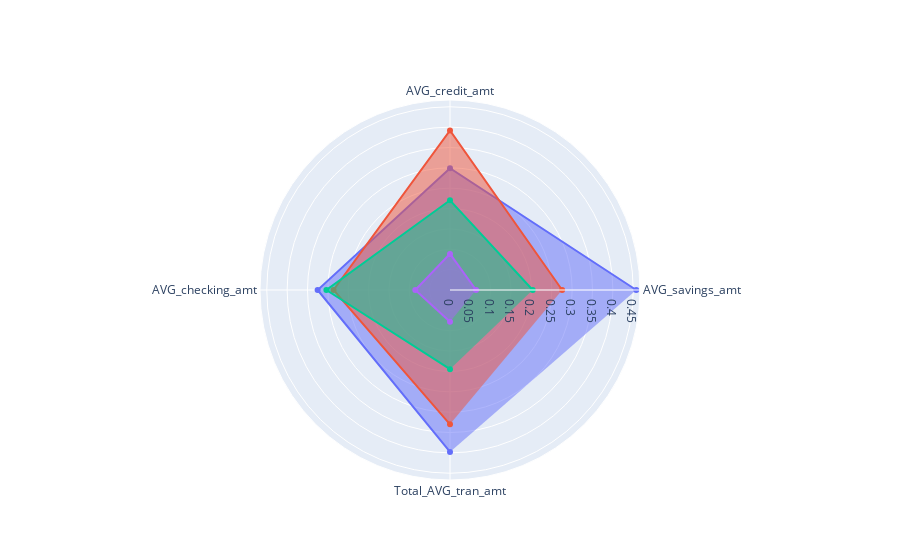

Source (notebook cell):
### Code cell
import plotly.graph_objects as go

categories = ['AVG_savings_amt','AVG_credit_amt','AVG_checking_amt','Total_AVG_tran_amt']

fig = go.Figure()

fig.add_trace(go.Scatterpolar(
      r=[df_f[label==0][i].sum()/df_f[i].sum() for i in categories],
      theta=categories,
      fill='toself',
      name='cluster0'
))
fig.add_trace(go.Scatterpolar(
      r=[df_f[label==1][i].sum()/df_f[i].sum() for i in categories],
      theta=categories,
      fill='toself',
      name='cluster1'
))


fig.add_trace(go.Scatterpolar(
      r=[df_f[label==2][i].sum()/df_f[i].sum() for i in categories],
      theta=categories,
      fill='toself',
      name='cluster2'
))





fig.add_trace(go.Scatterpolar(
      r=[df_f[label==3][i].sum()/df_f[i].sum() for i in categories],
      theta=categories,
      fill='toself',
      name='cluster3'
))










fig.update_layout(
  polar=dict(
    radialaxis=dict(
      visible=True
    )),
  showlegend=False
)

fig.show()

### Figure 1 — Plotly figure (JSON) as saved in the notebook; plotly's stock layout.template omitted (floating-point values rounded to 4 significant figures)
{"data": [{"fill": "toself", "name": "cluster0", "r": [0.4574, 0.299, 0.3252, 0.3977], "theta": ["AVG_savings_amt", "AVG_credit_amt", "AVG_checking_amt", "Total_AVG_tran_amt"], "type": "scatterpolar"}, {"fill": "toself", "name": "cluster1", "r": [0.2754, 0.3918, 0.286, 0.3299], "theta": ["AVG_savings_amt", "AVG_credit_amt", "AVG_checking_amt", "Total_AVG_tran_amt"], "type": "scatterpolar"}, {"fill": "toself", "name": "cluster2", "r": [0.2031, 0.2205, 0.3036, 0.1946], "theta": ["AVG_savings_amt", "AVG_credit_amt", "AVG_checking_amt", "Total_AVG_tran_amt"], "type": "scatterpolar"}, {"fill": "toself", "name": "cluster3", "r": [0.06402, 0.08869, 0.08521, 0.07784], "theta": ["AVG_savings_amt", "AVG_credit_amt", "AVG_checking_amt", "Total_AVG_tran_amt"], "type": "scatterpolar"}], "layout": {"polar": {"radialaxis": {"visible": true}}, "showlegend": false}}
